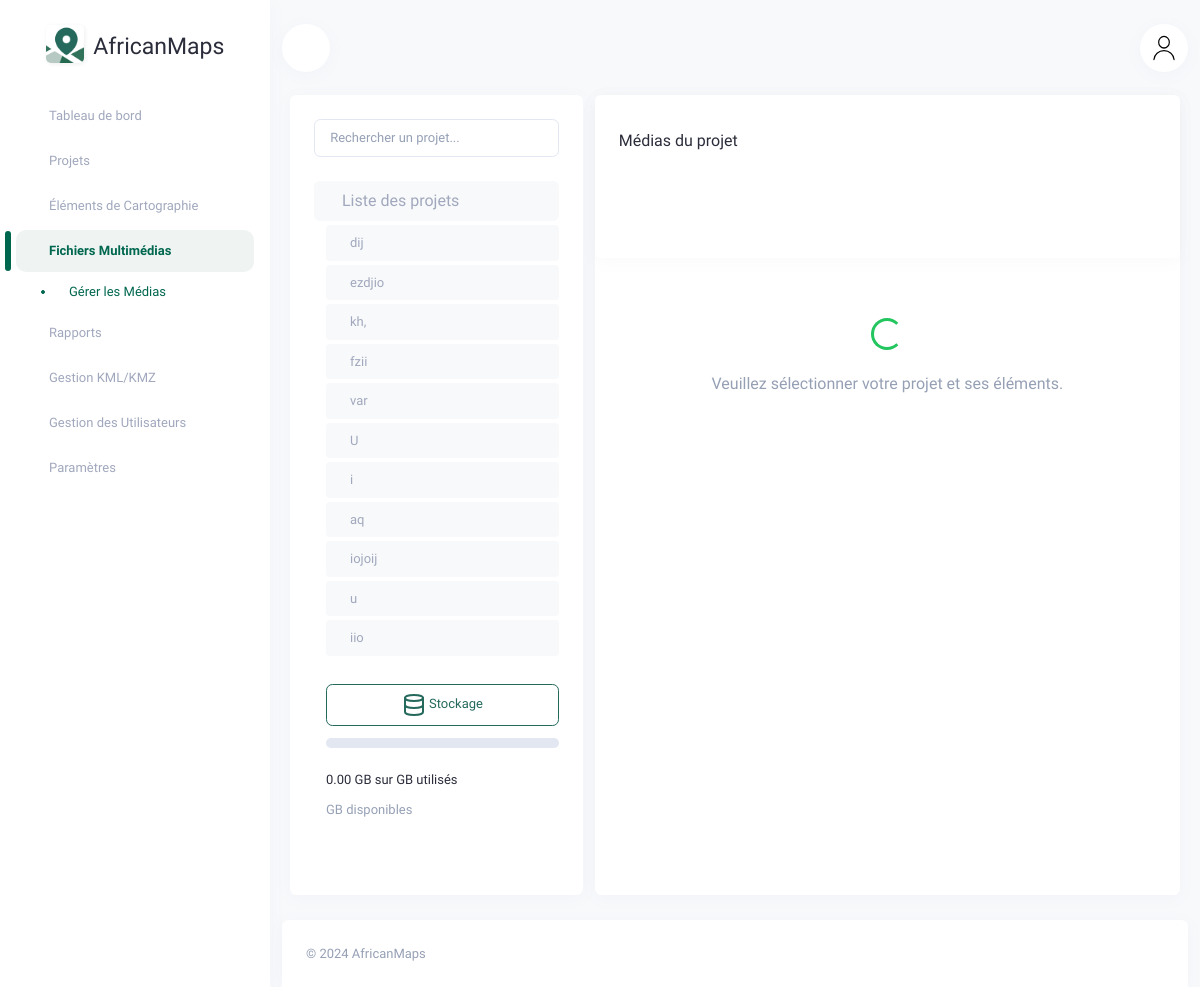
Page /manage-media/ on the earlier database version.
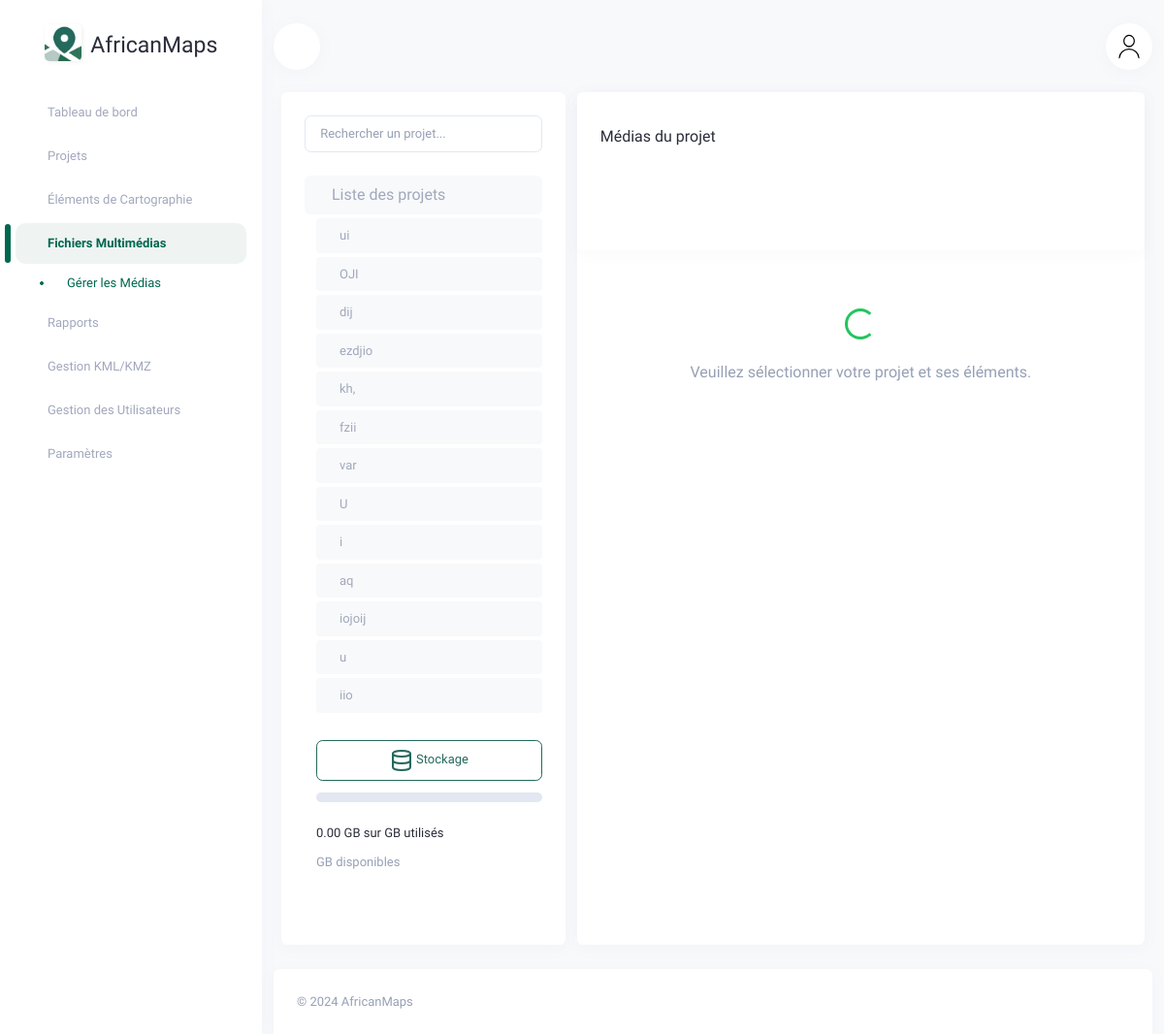
Same page on the later database version.
### dashboard_app/models.py (models this page shows, shortened)
class Location(models.Model):
    geojson = models.TextField()
    description = models.TextField()
    name = models.CharField(max_length=100)
    created_at = models.DateTimeField(auto_now_add=True)
    archived = models.BooleanField(default=False)

### dashboard_app/views.py (the view)
# urls.py: path('manage-media/', views.manage_media, name='manage-media'),
def manage_media(request):
    locations = Location.objects.all().order_by('-created_at')
    items = MediaModel.objects.select_related('item').all()
    media_data = {}  # Dictionnaire pour stocker les informations sur les fichiers médias par élément
    total_media_size = 0  # Variable pour stocker la taille totale de tous les fichiers médias
    for item in items:
        file_url = item.file_url  # Utiliser l'URL du fichier pour obtenir les informations
        file_size = 0  # Par défaut, on initialise la taille du fichier à 0
        try:
            response = requests.head(file_url)
            file_size = int(response.headers.get('Content-Length', 0))  # Taille du fichier en octets
            total_media_size += file_size  # Ajouter la taille à la somme totale
        except Exception as e:
            print(f"Erreur lors de la récupération des métadonnées du fichier : {file_url}, Erreur : {e}")
        media_type = 'image' if file_url.lower().endswith(('.png', '.jpg', '.jpeg', '.gif', '.webp', '.bmp')) else \
                     'video' if file_url.lower().endswith(('.mp4', '.avi', '.mov')) else 'document'
        media_data.setdefault(item.item.id, []).append({
            'id': item.id,
            'name': os.path.basename(file_url),  # Extraire le nom du fichier depuis l'URL
            'file_type': media_type,
            'size': file_size,
            'thumbnail_url': file_url  # Utiliser l'URL comme aperçu
        })
    disk_usage = psutil.disk_usage('/')
    total_disk_size_gb = disk_usage.total / (1024 ** 3)  # Taille totale du disque en Go
    available_disk_size_gb = disk_usage.free / (1024 ** 3)  # Espace libre du disque en Go
    total_media_size_gb = total_media_size / (1024 ** 3)  # Taille totale des médias en Go
    used_percentage = (total_media_size / disk_usage.total) * 100 if disk_usage.total > 0 else 0
    context = {
        'locations': locations,  # Toutes les localisations
        'media_data': media_data,  # Dictionnaire contenant les informations sur les fichiers médias
        'total_media_size_gb': total_media_size_gb,  # Taille totale des fichiers médias en Go
        'total_disk_size_gb': total_disk_size_gb,  # Taille totale du disque en Go
        'available_disk_size_gb': available_disk_size_gb,  # Espace disque disponible en Go
        'used_percentage': used_percentage,  # Pourcentage d'espace utilisé par les fichiers médias
        'selected_item_id': request.GET.get('item_id')  # ID de l'élément sélectionné (facultatif)
    }
    return render(request, 'dashboard_app/web/manage_media.html', context)

### dashboard_app/context_processors.py (called while the page is built)
def user_context(request):
    user = request.user
    return {
        'username': user.username if user.is_authenticated else 'Invité',
        'role': 'Administrateur' if user.is_staff else 'Utilisateur',
    }

### dashboard_app/templates/dashboard_app/web/manage_media.html (shortened to what the changed rows need)
{% extends 'dashboard_app/web/base.html' %}
{% load static %}
{% block content %}
<div class="d-xl-flex" style="min-height: 80vh;">
    <div class="card filemanager-sidebar me-md-2 mb-50 w-50 d-flex flex-column">
        <div class="card-body">
            <div class="d-flex flex-column h-100">
                <div class="mb-4">
                    <ul class="navbar-nav mb-auto w-100" id="projectList">
                        <li class="nav-item">
                            <div class="custom-accordion">
                                <div class="collapse show" id="projects-collapse">
                                    <div class="card border-0 shadow-none ps-2 mb-0">
                                        <ul class="navbar-nav mb-auto w-100 mb-0">
                                            {% for location in locations %}
                                                <li class="nav-item project-item">
                                                    <a class="nav-link project-link d-flex align-items-center"
                                                    data-bs-toggle="collapse"
                                                    href="#location-{{ location.id }}-collapse"
                                                    role="button"
                                                    aria-expanded="false"
                                                    aria-controls="location-{{ location.id }}-collapse"
                                                    style="font-size: 13px; color: #a1a8bd; padding: 8px 12px; border-radius: 4px; transition: background-color 0.3s; overflow: hidden; text-overflow: ellipsis; white-space: nowrap;">
                                                        <span style="overflow: hidden; text-overflow: ellipsis; white-space: nowrap; display: inline-block; max-width: 80%;">{{ location.name }}</span>
                                                    </a>
                                                </li>
                                            {% endfor %}
                                        </ul>
                                    </div>
                                </div>
                            </div>
                        </li>
                    </ul>
                </div>
            </div>
        </div>
    </div>
</div>
{% endblock content %}

Differences in the rows shown:
added Location: name "ui"
added Location: name "OJI"
